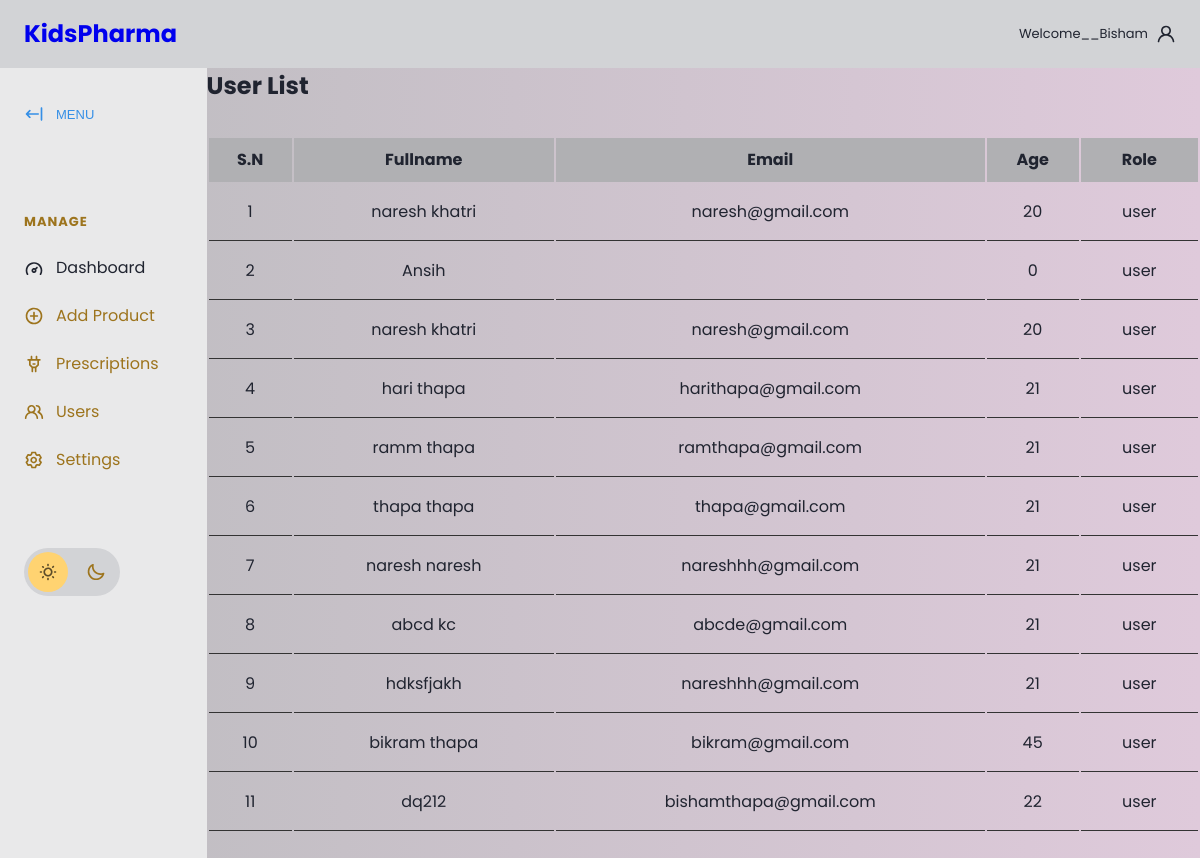
The app's page /php/userlist.php with its own data.
### tables this page shows
CREATE TABLE `users` (
  `ID` int(11) NOT NULL,
  `Username` varchar(100) DEFAULT NULL,
  `Email` varchar(100) DEFAULT NULL,
  `Password` varchar(100) DEFAULT NULL,
  `Age` int(11) DEFAULT NULL,
  `UserRole` varchar(10) NOT NULL
);

### php/userlist.php (the view, shortened to what this page needs)
<?php
include_once('connection.php');
?>
<!DOCTYPE html>
<html lang="en">
<head>
    <link rel="stylesheet" href="https://cdn.jsdelivr.net/npm/modern-normalize@1.1.0/modern-normalize.min.css">
    <link rel="stylesheet" href="app.css">
    <link rel="stylesheet" href="./product.css">
</head>
<body>
    <header id="main-header">
        <nav>
            <ul>
                <li id="main-header__logo">
                    <a href="index.html">
                    <h1>KidsPharma</h1>
                    </a>
                </li>
            </ul>
            <a href="#">
                <span>Welcome__Bisham</span>
                <svg>
                    <use xlink:href="#icon-user"></use>
                </svg>
            </a>
        </nav>
    </header>
    <section id="main">
        <div id="sidebar">
            <button id="sidebar__collapse">
                <svg>
                    <use xlink:href="#icon-collapse"></use>
                </svg>
                <span>MENU</span>
            </button>
            <nav id="sidebar__nav">
                <ul>
                    <li class="menu-heading"><span>Manage</span></li>
                    <li>
                        <a href="#" class="active">
                            <svg>
                                <use xlink:href="#icon-dashboard"></use>
                            </svg>
                            <span>Dashboard</span>
                        </a>
                    </li>
                    <li>
                        <a href="./addproduct.php">
                            <svg>
                                <use xlink:href="#icon-add"></use>
                            </svg>
                            <span>Add Product</span>
                        </a>
                    </li>
                    <li>
                        <a href="#">
                            <svg>
                                <use xlink:href="#icon-plugins"></use>
                            </svg>
                            <span>Prescriptions</span>
                        </a>
                    </li>
                    <li>
                        <a href="#">
                            <svg>
                                <use xlink:href="#icon-users"></use>
                            </svg>
                            <span>Users</span>
                        </a>
                    </li>
                    <li>
                        <a href="#">
                            <svg>
                                <use xlink:href="#icon-settings"></use>
                            </svg>
                            <span>Settings</span>
                        </a>
                    </li>
            </nav>
            <div id="sidebar__theme-switcher">
                <svg id="sidebar__theme-switcher__sun">
                    <use xlink:href="#icon-sun"></use>
                </svg>
                <svg id="sidebar__theme-switcher__moon">
                    <use xlink:href="#icon-moon"></use>
                </svg>
            </div>
        </div>
        <div class="form-container">
            <h1>User List</h1>
            <div class="admin-product-form-container">
                <?php
                $select = mysqli_query($conn, "SELECT * FROM users where UserRole = 'user'");
                $sn = 1;
                ?>
                <div class="product-display">
                    <table class="product-display-table">
                        <thead>
                            <tr>
                                <th>S.N</th>
                                <th>Fullname</th>
                                <th>Email</th>
                                <th>Age</th>
                                <th>Role</th>
                            </tr>
                        </thead>
                        <?php while ($row = mysqli_fetch_assoc($select)) {
                            ?>
                            <tr>
                                <td>
                                    <?php echo $sn++; ?>
                                </td>
                                <td>
                                    <?php echo $row['Username']; ?>
                                </td>
                                <td>
                                    <?php echo $row['Email']; ?>
                                </td>
                                <td>
                                    <?php echo $row['Age'] ?>
                                </td>
                                <td>
                                    <?php echo $row['UserRole'] ?>
                                </td>
                            </tr>
                        <?php } ?>
                    </table>
                </div>
            </div>
</body>
</html>

### php/product.css (style rules this page uses)
:root { --primary-color: #ad1433; --secondary-color: #333; --background-color: #b0b0b3; --box-shadow: 0 0.5rem 1rem rgba(0, 0, 0, 0.1); --border: 0.1rem solid var(--secondary-color); }
* { margin: 0; padding: 0; box-sizing: border-box; }
body { font-family: 'Poppins', sans-serif; font-weight: 400; line-height: 1.5; }
.product-display { margin: 2rem 0; }
.product-display-table { width: 100%; text-align: center; }
.product-display-table thead { background-color: var(--background-color); }
.product-display-table th { padding: 1%; font-size: 1rem; }
.product-display-table td { padding: 1rem; font-size: 1rem; border-bottom: var(--border); }

### records on screen
users: Username "naresh khatri", Email "naresh@gmail.com", Age "20", UserRole "user"
users: Username "Ansih", Age "0", UserRole "user"
users: Username "naresh khatri", Email "naresh@gmail.com", Age "20", UserRole "user"
users: Username "hari thapa", Email "harithapa@gmail.com", Age "21", UserRole "user"
users: Username "ramm thapa", Email "ramthapa@gmail.com", Age "21", UserRole "user"
users: Username "thapa thapa", Email "thapa@gmail.com", Age "21", UserRole "user"
users: Username "naresh naresh", Email "nareshhh@gmail.com", Age "21", UserRole "user"
users: Username "abcd kc", Email "abcde@gmail.com", Age "21", UserRole "user"
users: Username "hdksfjakh", Email "nareshhh@gmail.com", Age "21", UserRole "user"
users: Username "bikram thapa", Email "bikram@gmail.com", Age "45", UserRole "user"
users: Username "dq212", Email "bishamthapa@gmail.com", Age "22", UserRole "user"
